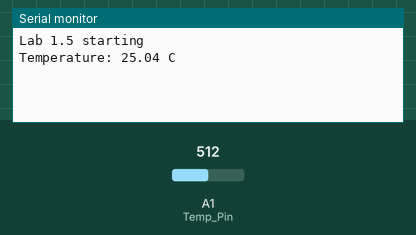
Bench run of a sketch on a simulated Arduino Uno, built with avr-gcc and run on an emulated ATmega328P. Shown: the last lines printed to the serial monitor. Inputs (shaded band) come from the test bench; at power-on: A1 (Temp_Pin) = 512.

Above: at 18.0 s.
18.1 s: A1 (Temp_Pin) set to 716
At 21.1 s:
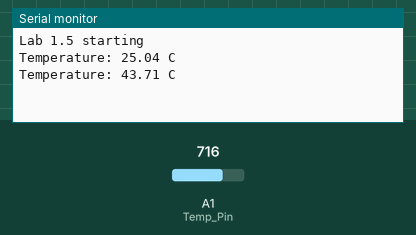
33.1 s: A1 (Temp_Pin) set to 900
At 41.1 s:
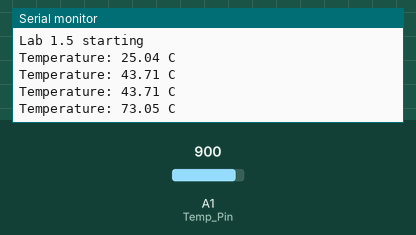
Timing chart, 0 to 42.6 s (numbered marks = the images above; inputs shaded):
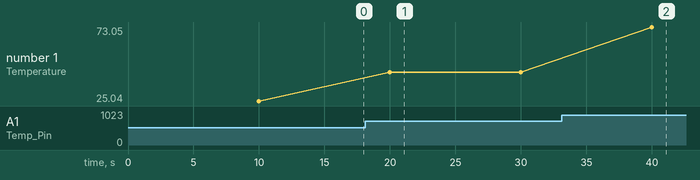

Measured:
- after the input at 18.1 s, the serial monitor: prints a new line after 1.9 s (image 1)
- after the input at 33.1 s, the serial monitor: prints a new line after 6.9 s (image 2)
- plotted number 1: 25.04 → 43.71 after the input at 18.1 s, 43.71 → 73.05 after the input at 33.1 s

The sketch:

Exercise_5.ino
```cpp
#define B 4275
#define  R0 100000
#include <TimerOne.h>
const int Temp_Pin= A1;

void setup() {
  pinMode(Temp_Pin,INPUT);

  Timer1.initialize(10 *1e6);
  Timer1.attachInterrupt(print_status);
  Serial.begin(9600);
  while(!Serial);
  Serial.println("Lab 1.5 starting");

}
float ReadTemperature()
{
  int a = analogRead(Temp_Pin);

    float R = 1023.0/a-1.0;
    R = R0*R;
   float temperature = (1.0/((log(R/R0)/B)+(1/298.15)))-273.15; // convert to temperature via datasheet
 return temperature;
}
void print_status()
{
  Serial.print("Temperature: ");
  Serial.println(String(ReadTemperature())+" C");
}
void loop() {


}
```
